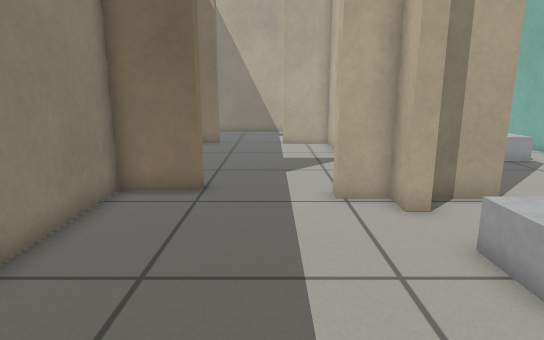
view 1 (above)

19 first-person views from a walk through a world built for the Gazebo simulator. The camera is 0.69 m above the floor, tilts 12° down and sees 75° across. The floor is counted in squares, 0.25 m on a side. Each view is taken from the middle of a square. On the plan, view 1 faces up. The plan holds only what a view shows up to about 20 squares ahead; the rest is blank.

view 2
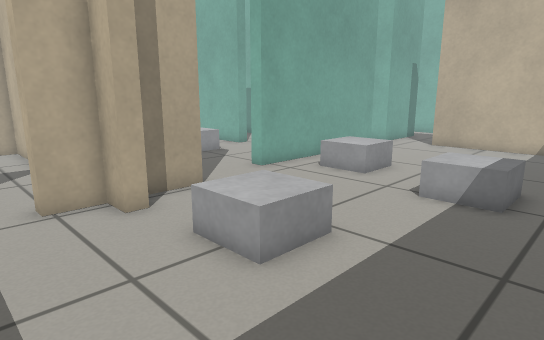

view 3
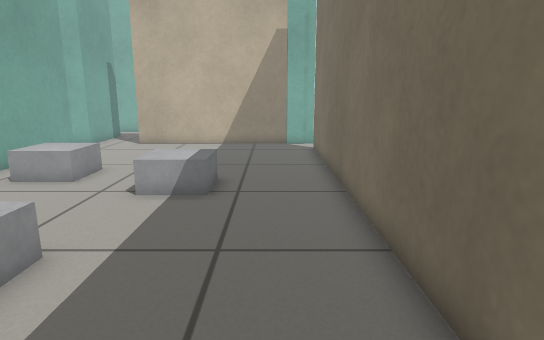

view 4
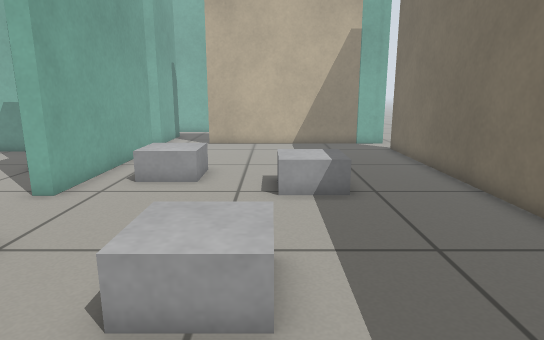

view 5
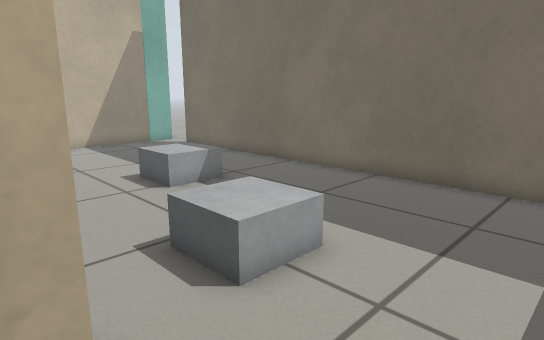

view 6
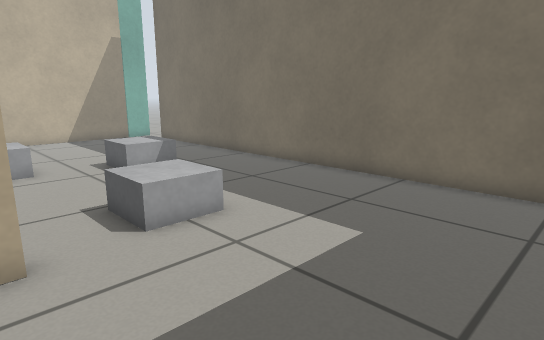

view 7
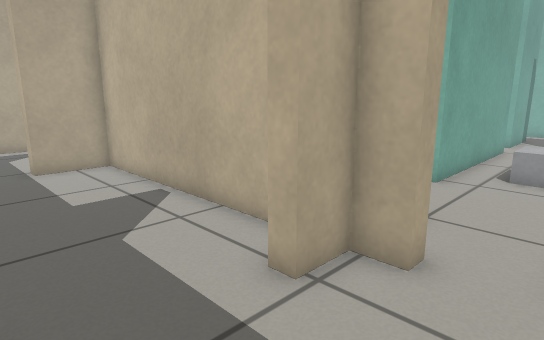

view 8
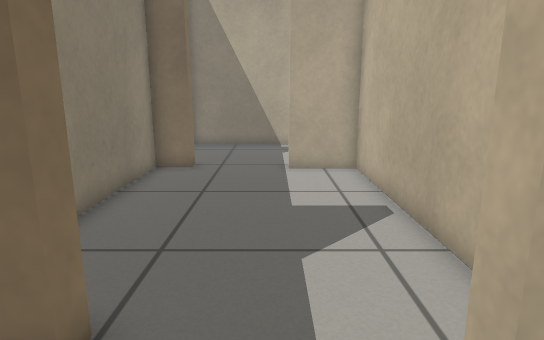

view 9
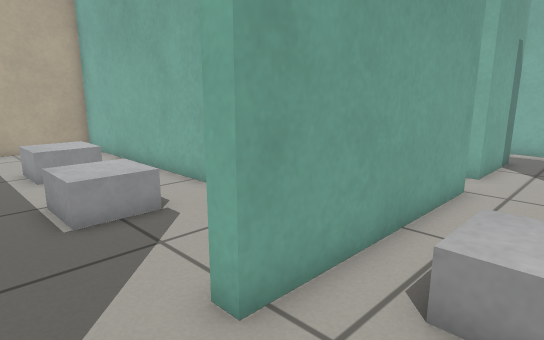

view 10
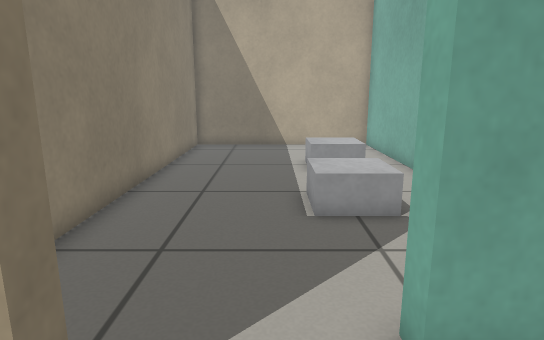

view 11
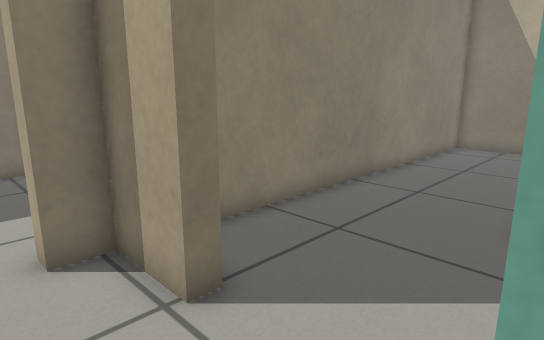

view 12
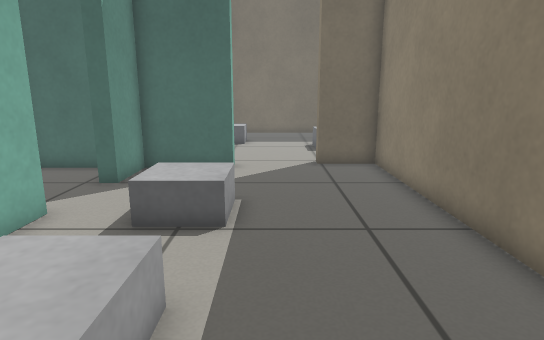

view 13
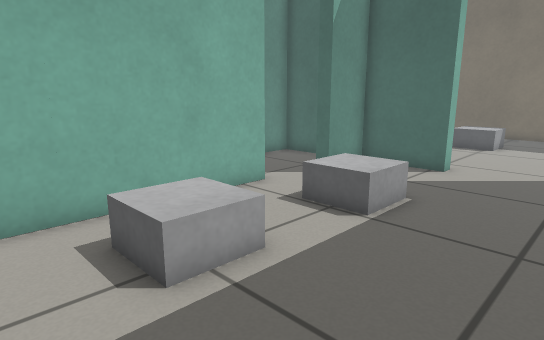

view 14
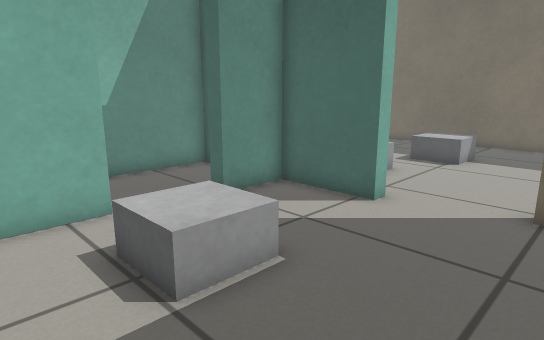

view 15
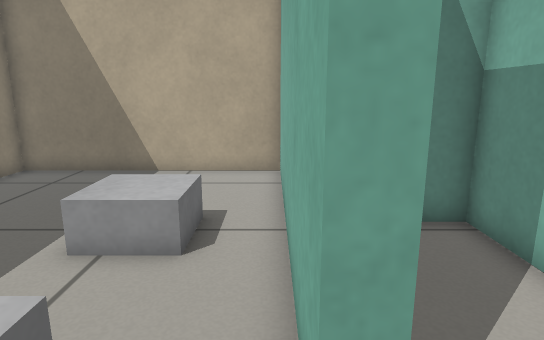

view 16
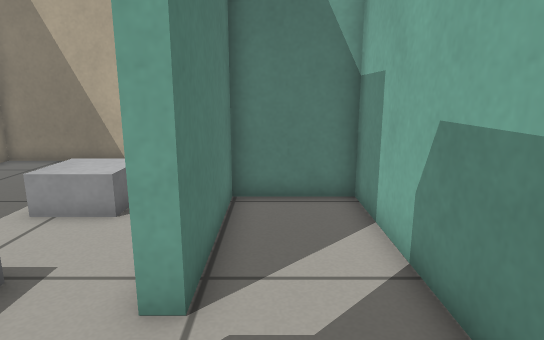

view 17
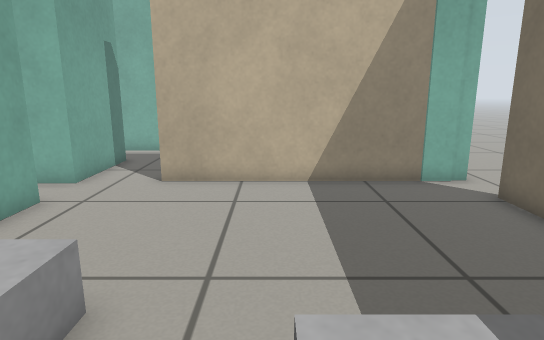

view 18
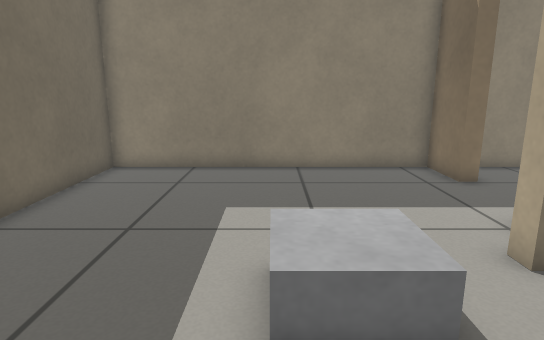

view 19
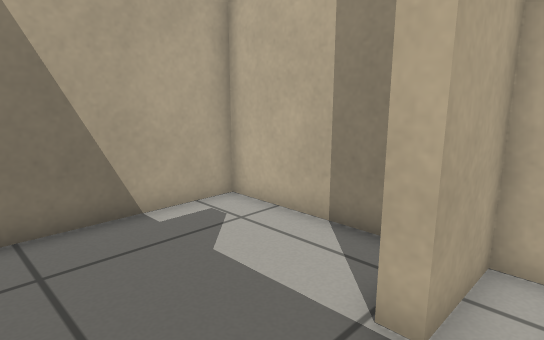

### Floor plan
Ten units are one square. View 1 is at (0, 0); x grows to the right and y downward. Boxes are objects, and circles mark ways between rooms. Rooms are numbered by the first view taken in them; rooms with no view inside come last. Other rooms are left out.
<svg viewBox="-50 -273 260 300">
<path fill="none" stroke="#000" d="M61 -98 61 -92 38 -92 38 -81 32 -81 32 -92 17 -92M180 -100 95 -100 95 -107M-21 -100 -45 -100 -45 22 184 22M202 15 202 -76M-21 -107 -21 -100M32 -112 32 -203 7 -203M17 -92 17 -99M-31 -204 -45 -204 -45 -120M133 -160 133 -268 38 -268 38 -98 61 -98M95 -107 129 -107 129 -131M129 -131 135 -131M146 -107 173 -107 173 -214 139 -214 139 -160 133 -160"/>
<rect x="35" y="-65" width="30" height="30" fill="#bbb"><title>grey box</title></rect>
<rect x="95" y="-45" width="30" height="30" fill="#bbb"><title>grey box</title></rect>
<rect x="105" y="-85" width="30" height="30" fill="#bbb"><title>grey box</title></rect>
<rect x="85" y="-175" width="30" height="30" fill="#bbb"><title>grey box</title></rect>
<rect x="85" y="-225" width="30" height="30" fill="#bbb"><title>grey box</title></rect>
<circle cx="0" cy="-83" r="3" fill="#2a7"/>
<circle cx="80" cy="-100" r="3" fill="#2a7"/>
<circle cx="130" cy="-145" r="3" fill="#2a7"/>
<text x="80" y="-40">1</text>
<text x="0" y="-150">2</text>
<text x="80" y="-190">3</text>
<text x="150" y="-150">4</text>
</svg>
Room 1 opens to room 2. Room 1 opens to room 3. Room 3 opens to room 4.

Where each view was taken, in squares from view 1:
view 1: 0 up, 0 right, facing up
view 2: 0 up, 0 right, facing up-right
view 3: 0 up, 0 right, facing right
view 4: 4 up, 0 right, facing right
view 5: 9 up, 0 right, facing down-right
view 6: 9 up, 3 left, facing down-right
view 7: 6 up, 2 left, facing up-right
view 8: 7 up, 0 right, facing up
view 9: 7 up, 7 right, facing up-right
view 10: 7 up, 8 right, facing up
view 11: 7 up, 10 right, facing up-left
view 12: 24 up, 8 right, facing down
view 13: 24 up, 5 right, facing down-right
view 14: 19 up, 5 right, facing down-right
view 15: 14 up, 13 right, facing up
view 16: 12 up, 15 right, facing up
view 17: 4 up, 9 right, facing right
view 18: 4 up, 9 right, facing left
view 19: 19 up, 3 left, facing up-right
